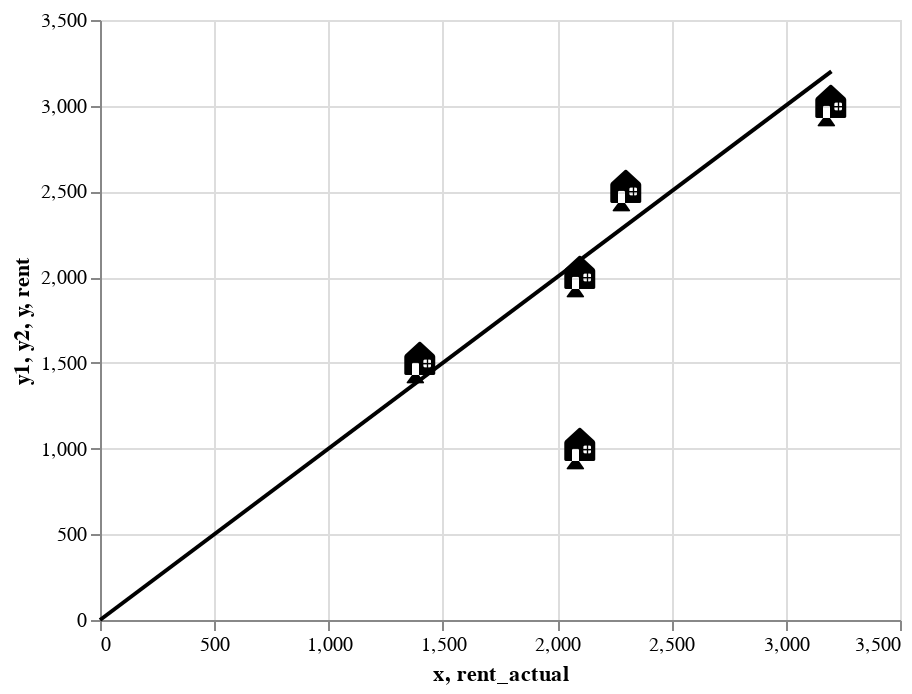

Notebook code for this chart:
### Code cell
import altair as alt
import pandas as pd

# Sample data
data = pd.DataFrame({
    'rent': [1000, 1500, 2000, 2500, 3000],
    'rent_actual': [2100, 1400, 2100, 2300, 3200]
})

# Base chart for the data points using emoji
points = alt.Chart(data).mark_text(
    text='🏠',  # Unicode for house emoji
    fontSize=20,
    align='center'
).encode(
    x='rent_actual:Q',
    y='rent:Q'
)

# Define the maximum value for x and y to create the 45-degree line and area
max_val = max(data['rent'].max(), data['rent_actual'].max())

# Chart for the 45-degree line
line_data = pd.DataFrame({'x': [0, max_val], 'y': [0, max_val]})
line = alt.Chart(line_data).mark_line(color='black').encode(x='x', y='y')

# Area under the line
area_data = pd.DataFrame({'x': [0, max_val], 'y1': [0, 0], 'y2': [0, max_val]})
area = alt.Chart(area_data).mark_area(opacity=0.3, color='lightred').encode(
    x='x',
    y='y1',
    y2='y2'
)

# Combine the charts
chart = area + line + points
chart

### Figure 1 — Vega-Lite specification as saved in the notebook (floating-point values rounded to 4 significant figures)
{"config": {"view": {"continuousWidth": 400, "continuousHeight": 300}}, "layer": [{"data": {"name": "data-ff9970f739f10e69517394b6e059dab0"}, "mark": {"type": "area", "color": "lightred", "opacity": 0.3}, "encoding": {"x": {"field": "x", "type": "quantitative"}, "y": {"field": "y1", "type": "quantitative"}, "y2": {"field": "y2"}}}, {"data": {"name": "data-9a95f8fa453d442a3fc5a249fcd5e8bf"}, "mark": {"type": "line", "color": "black"}, "encoding": {"x": {"field": "x", "type": "quantitative"}, "y": {"field": "y", "type": "quantitative"}}}, {"data": {"name": "data-f361fef29d3ef2008db6e4637fa4f5f2"}, "mark": {"type": "text", "align": "center", "fontSize": 20, "text": "🏠"}, "encoding": {"x": {"field": "rent_actual", "type": "quantitative"}, "y": {"field": "rent", "type": "quantitative"}}}], "$schema": "https://vega.github.io/schema/vega-lite/v4.17.0.json", "datasets": {"data-ff9970f739f10e69517394b6e059dab0": [{"x": 0, "y1": 0, "y2": 0}, {"x": 3200, "y1": 0, "y2": 3200}], "data-9a95f8fa453d442a3fc5a249fcd5e8bf": [{"x": 0, "y": 0}, {"x": 3200, "y": 3200}], "data-f361fef29d3ef2008db6e4637fa4f5f2": [{"rent": 1000, "rent_actual": 2100}, {"rent": 1500, "rent_actual": 1400}, {"rent": 2000, "rent_actual": 2100}, {"rent": 2500, "rent_actual": 2300}, {"rent": 3000, "rent_actual": 3200}]}}
